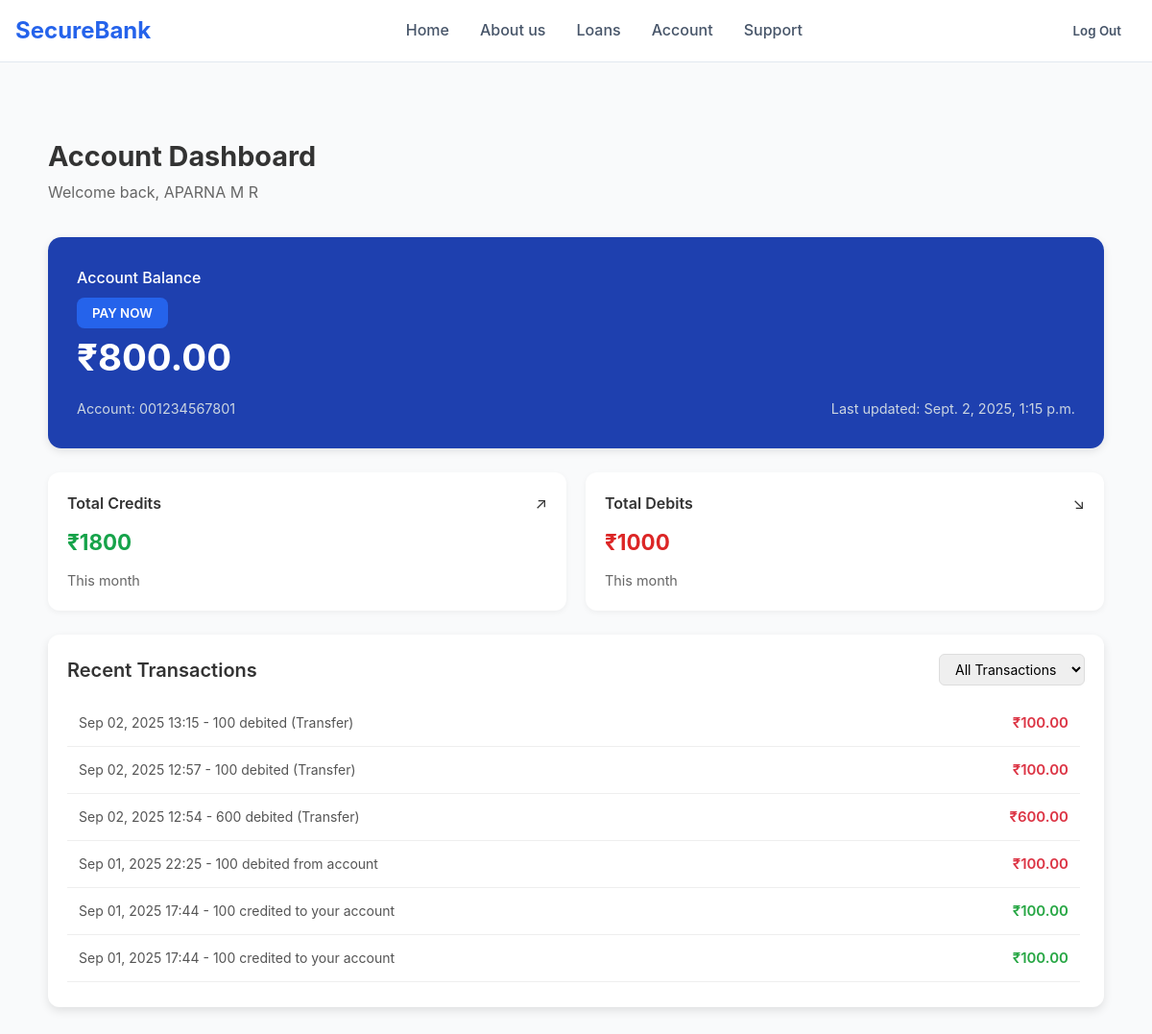
The page /account_dashboard/ (signed in) on the database its author committed.
### BankApp/models.py (models this page shows, shortened)
class Account(models.Model):
    user = models.OneToOneField(User, on_delete=models.CASCADE, blank=True, null=True)
    account_number = models.CharField(max_length=20, unique=True, editable=False)
    balance = models.DecimalField(max_digits=12, decimal_places=2, default=0.00)
    last_updated = models.DateTimeField(auto_now=True)

class Transaction(models.Model):
    TRANSACTION_TYPES = [
        ("credit", "Credit"),
        ("debit", "Debit"),
    ]
    account = models.ForeignKey(Account, on_delete=models.CASCADE, related_name="transactions")
    transaction_type = models.CharField(max_length=10, choices=TRANSACTION_TYPES)
    amount = models.DecimalField(max_digits=10, decimal_places=2)
    description = models.CharField(max_length=255, blank=True, null=True)
    timestamp = models.DateTimeField(auto_now_add=True)

### BankApp/views.py (the view)
# urls.py: path('account_dashboard/',views.account_dashboard,name="account_dashboard"),
def account_dashboard(request):
    try:
        account = Account.objects.get(user=request.user)
    except Account.DoesNotExist:
        messages.error(request, "❌ No account found. Please create one.")
        return redirect("homepage")
    start_month = now().replace(day=1, hour=0, minute=0, second=0, microsecond=0)
    total_credits = Transaction.objects.filter(
        account=account,
        transaction_type="credit",
        timestamp__gte=start_month
    ).aggregate(total=Sum("amount"))["total"] or 0
    total_debits = Transaction.objects.filter(
        account=account,
        transaction_type="debit",
        timestamp__gte=start_month
    ).aggregate(total=Sum("amount"))["total"] or 0
    transactions = Transaction.objects.filter(account=account).order_by("-timestamp")[:10]
    return render(request, "account.html", {
        "account": account,
        "total_credits": total_credits,
        "total_debits": total_debits,
        "transactions": transactions,
    })

### BankApp/templates/account.html (shortened to what this page needs)
{% load static %}
<!DOCTYPE html>
<html lang="en">
<head>
    <link rel="stylesheet" href="{% static 'css/account.css' %}">
</head>
<body>
    <nav class="navbar">
        <div class="nav-container">
            <div class="nav-content">
                <div class="logo">
                    <h1>SecureBank</h1>
                </div>
                <div class="nav-links">
                    <a href="{% url 'homepage'%}" class="nav-link">Home</a>
                    <a href="#" class="nav-link">About us</a>
                    <a href="#" class="nav-link">Loans</a>
                    <a href="{% url 'account_dashboard' %}"class="nav-link">Account</a>
                    <a href="#" class="nav-link">Support</a>
                </div>
                <div class="auth-buttons">
    {% if request.user.is_authenticated %}
        <a href="{% url 'logout' %}">
            <button class="btn-ghost">Log Out</button>
        </a>
    {% else %}
        <button class="btn-ghost" onclick="openModal('login')">Log In</button>
        <button class="btn-primary" onclick="openModal('signup')">Sign Up</button>
    {% endif %}
</div>
            </div>
        </div>
    </nav>
    <main class="account-main">
        <div class="container">
                <div class="account-header">
    <h1>Account Dashboard</h1>
    <p>Welcome back, {{ request.user.first_name|upper }} {{ request.user.last_name|upper }}</p>
</div>
<div class="balance-card">
    <div class="balance-header">
        <h2>Account Balance</h2>
        <button class="btn-primary transfer-btn" onclick="openmoneyModal()">PAY NOW</button>
    </div>
    <div class="balance-amount">₹{{ account.balance }}</div>
    <div class="balance-info">
        <span class="account-number">Account: {{ account.account_number }}</span>
        <span class="last-updated">Last updated: {{ account.last_updated }}</span>
    </div>
</div>
<div class="summary-cards">
    <div class="summary-card credit">
        <div class="summary-header">
            <h3>Total Credits</h3>
            <span class="arrow-up">↗</span>
        </div>
        <div class="summary-amount">₹{{ total_credits }}</div>
        <div class="summary-period">This month</div>
    </div>
   <div class="summary-card debit">
    <div class="summary-header">
        <h3>Total Debits</h3>
        <span class="arrow-down">↘</span>
    </div>
    <div class="summary-amount">₹{{ total_debits }}</div>
    <div class="summary-period">This month</div>
</div>
</div>
<div class="transaction-history">
    <div class="transaction-header">
        <h2>Recent Transactions</h2>
        <select id="filterSelect" class="filter-select">
            <option value="all">All Transactions</option>
        </select>
    </div>
<div class="transaction-list">
    {% for tx in transactions %}
        <div class="transaction-item" data-type="{{ tx.transaction_type }}">
            <div class="transaction-left">
                <span>{{ tx.timestamp|date:"M d, Y H:i" }}</span> -
                <span>{{ tx.description }}</span>
            </div>
            <div class="transaction-right {% if tx.transaction_type == 'credit' %}credit{% else %}debit{% endif %}">
                ₹{{ tx.amount }}
            </div>
        </div>
    {% empty %}
        <p>No recent transactions</p>
    {% endfor %}
</div>
                    </div>
                </div>
    </main>
</body>
</html>

### BankApp/static/css/account.css (style rules this page uses)
* { margin: 0; padding: 0; box-sizing: border-box; font-family: "Inter", sans-serif; }
body { background: #f9fafb; color: #333; line-height: 1.6; }
.navbar { position: fixed; top: 0; width: 100%; background: rgba(255, 255, 255, 0.95); backdrop-filter: blur(10px); border-bottom: 1px solid #e2e8f0; z-index: 1000; }
.nav-container { max-width: 1200px; margin: 0 auto; padding: 0 1rem; }
.nav-content { display: flex; align-items: center; justify-content: space-between; height: 4rem; }
.logo h1 { font-size: 1.5rem; font-weight: 700; color: #2563eb; }
.nav-links { display: flex; gap: 2rem; }
.nav-link { text-decoration: none; color: #475569; font-weight: 500; transition: color 0.3s; }
a { text-decoration: none ; color: #000; }
.auth-buttons { display: flex; gap: 1rem; }
.btn-primary { background: #2563eb; color: white; border: none; padding: 0.5rem 1rem; border-radius: 0.5rem; font-weight: 600; cursor: pointer; transition: background 0.3s; }
.btn-ghost { background: transparent; color: #475569; border: none; padding: 0.5rem 1rem; border-radius: 0.5rem; font-weight: 600; cursor: pointer; transition: color 0.3s; }
.account-main { padding: 30px; }
.container { max-width: 1100px; margin: auto; }
.account-header { margin-bottom: 3%; margin-top: 10%; }
.account-header h1 { font-size: 1.8rem; font-weight: 700; margin-bottom: 2px; }
.account-header p { color: #666; }
.balance-card { background: #1e40af; color: #fff; padding: 30px; border-radius: 14px; margin-bottom: 25px; box-shadow: 0 3px 8px rgba(0,0,0,0.1); }
.balance-card h2 { font-size: 1rem; font-weight: 500; margin-bottom: 8px; }
.balance-amount { font-size: 2.4rem; font-weight: 700; margin-bottom: 10px; }
.balance-info { font-size: 0.9rem; display: flex; justify-content: space-between; color: #cbd5e1; }
.summary-cards { display: flex; gap: 20px; margin-bottom: 25px; }
.summary-card { flex: 1; background: #fff; padding: 20px; border-radius: 12px; box-shadow: 0 2px 6px rgba(0,0,0,0.05); }
.summary-header { display: flex; justify-content: space-between; align-items: center; }
.summary-card h3 { font-size: 1rem; font-weight: 600; }
.summary-amount { font-size: 1.4rem; font-weight: 700; margin: 10px 0; }
.summary-period { font-size: 0.9rem; color: #666; }
.summary-card.credit .summary-amount { color: #16a34a; }
.summary-card.debit .summary-amount { color: #dc2626; }
.transaction-history { background: #ffffff; border-radius: 12px; padding: 20px; margin-top: 20px; box-shadow: 0 4px 10px rgba(0,0,0,0.1); }
.transaction-header { display: flex; justify-content: space-between; align-items: center; margin-bottom: 15px; }
.transaction-header h2 { font-size: 20px; font-weight: 600; color: #333; }
.filter-select { padding: 6px 12px; border-radius: 6px; border: 1px solid #ddd; font-size: 14px; cursor: pointer; transition: all 0.2s ease-in-out; }
.transaction-list { max-height: 300px; overflow-y: auto; padding-right: 5px; }
.transaction-item { padding: 12px; border-bottom: 1px solid #eee; font-size: 15px; color: #444; display: flex; justify-content: space-between; align-items: center; transition: background 0.2s; }
.transaction-left { font-size: 14px; color: #555; }
.transaction-right { font-weight: 600; font-size: 15px; }
.transaction-right.credit { color: #28a745; }
.transaction-right.debit { color: #dc3545; }

### rows shown on the page
Account: balance "800.00", account_number "001234567801", last_updated "Sept. 2, 2025, 1:15 p.m."
Transaction: timestamp "Sep 02, 2025 13:15", description "100 debited (Transfer)", amount "100.00"
Transaction: timestamp "Sep 02, 2025 12:57", description "100 debited (Transfer)", amount "100.00"
Transaction: timestamp "Sep 02, 2025 12:54", description "600 debited (Transfer)", amount "600.00"
Transaction: timestamp "Sep 01, 2025 22:25", description "100 debited from account", amount "100.00"
Transaction: timestamp "Sep 01, 2025 17:44", description "100 credited to your account", amount "100.00"
Transaction: timestamp "Sep 01, 2025 17:44", description "100 credited to your account", amount "100.00"

### other values the page prints
{{ request.user.first_name|upper }} "APARNA"
{{ request.user.last_name|upper }} "M R"
{{ total_credits }} "1800"
{{ total_debits }} "1000"
